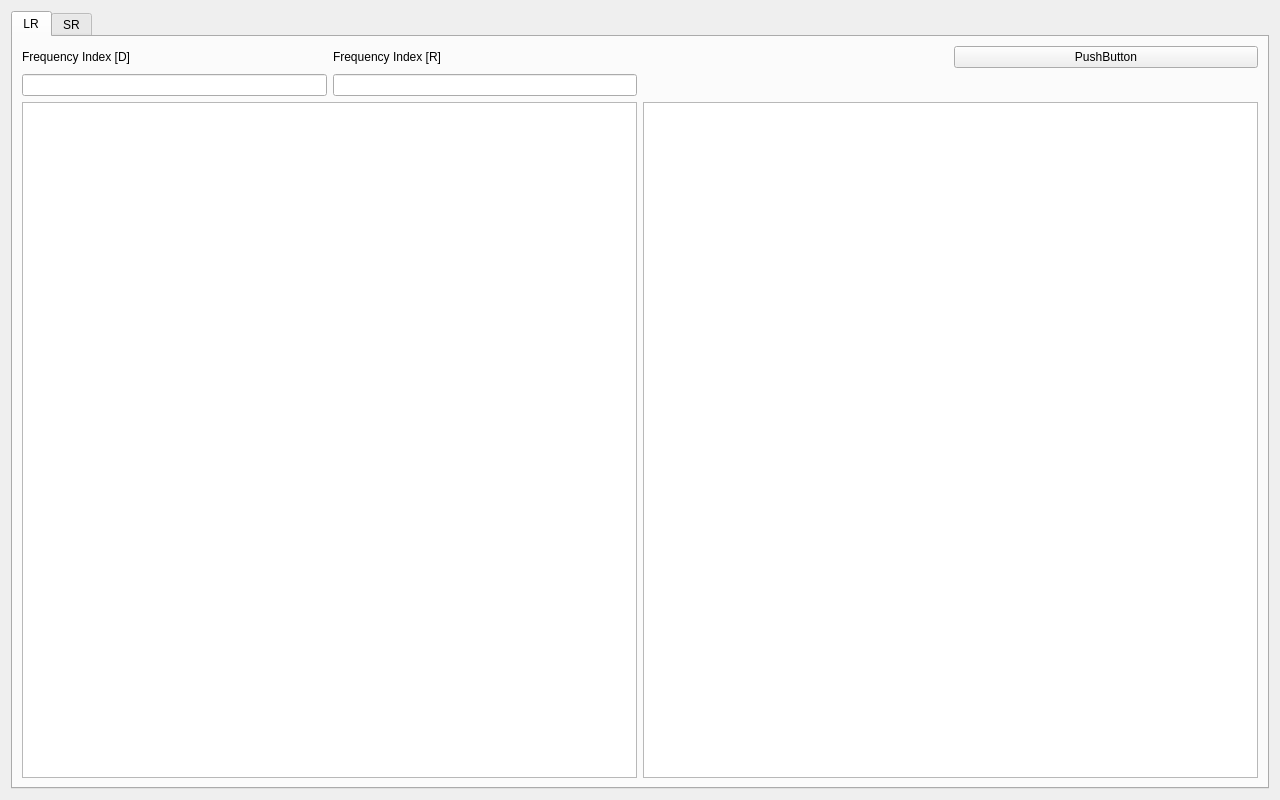
<?xml version="1.0" encoding="UTF-8"?>
<ui version="4.0">
 <class>Form</class>
 <widget class="QWidget" name="Form">
  <property name="geometry">
   <rect>
    <x>0</x>
    <y>0</y>
    <width>1280</width>
    <height>800</height>
   </rect>
  </property>
  <property name="windowTitle">
   <string>FFT Ch Magnitude</string>
  </property>
  <layout class="QGridLayout" name="gridLayout">
   <item row="0" column="0">
    <widget class="QTabWidget" name="tabWidget">
     <property name="currentIndex">
      <number>0</number>
     </property>
     <widget class="QWidget" name="tab">
      <attribute name="title">
       <string>LR</string>
      </attribute>
      <layout class="QGridLayout" name="gridLayout_3">
       <item row="0" column="0">
        <layout class="QGridLayout" name="gridLayout_2">
         <item row="0" column="3">
          <widget class="QPushButton" name="pushButton">
           <property name="text">
            <string>PushButton</string>
           </property>
          </widget>
         </item>
         <item row="0" column="2">
          <widget class="QLabel" name="label">
           <property name="text">
            <string/>
           </property>
          </widget>
         </item>
         <item row="0" column="1">
          <widget class="QLabel" name="label_D">
           <property name="text">
            <string>Frequency Index [R]</string>
           </property>
          </widget>
         </item>
         <item row="0" column="0">
          <widget class="QLabel" name="label_R">
           <property name="text">
            <string>Frequency Index [D]</string>
           </property>
          </widget>
         </item>
         <item row="3" column="2" colspan="2">
          <widget class="GraphicsLayoutWidget" name="graphicsView_D"/>
         </item>
         <item row="2" column="0">
          <widget class="QLineEdit" name="lineEdit_D"/>
         </item>
         <item row="2" column="3">
          <spacer name="horizontalSpacer_2">
           <property name="orientation">
            <enum>Qt::Horizontal</enum>
           </property>
           <property name="sizeHint" stdset="0">
            <size>
             <width>40</width>
             <height>20</height>
            </size>
           </property>
          </spacer>
         </item>
         <item row="3" column="0" colspan="2">
          <widget class="GraphicsLayoutWidget" name="graphicsView_R"/>
         </item>
         <item row="2" column="2">
          <spacer name="horizontalSpacer">
           <property name="orientation">
            <enum>Qt::Horizontal</enum>
           </property>
           <property name="sizeHint" stdset="0">
            <size>
             <width>40</width>
             <height>20</height>
            </size>
           </property>
          </spacer>
         </item>
         <item row="2" column="1">
          <widget class="QLineEdit" name="lineEdit_R"/>
         </item>
        </layout>
       </item>
      </layout>
     </widget>
     <widget class="QWidget" name="tab_2">
      <attribute name="title">
       <string>SR</string>
      </attribute>
      <layout class="QGridLayout" name="gridLayout_5">
       <item row="0" column="0">
        <layout class="QGridLayout" name="gridLayout_4">
         <item row="0" column="3">
          <widget class="QPushButton" name="pushButton_2">
           <property name="text">
            <string>PushButton</string>
           </property>
          </widget>
         </item>
         <item row="0" column="2">
          <widget class="QLabel" name="label_2">
           <property name="text">
            <string/>
           </property>
          </widget>
         </item>
         <item row="0" column="1">
          <widget class="QLabel" name="label_D_2">
           <property name="text">
            <string>Frequency Index [R]</string>
           </property>
          </widget>
         </item>
         <item row="0" column="0">
          <widget class="QLabel" name="label_R_2">
           <property name="text">
            <string>Frequency Index [D]</string>
           </property>
          </widget>
         </item>
         <item row="3" column="2" colspan="2">
          <widget class="GraphicsLayoutWidget" name="graphicsView_D_2"/>
         </item>
         <item row="2" column="0">
          <widget class="QLineEdit" name="lineEdit_D_2"/>
         </item>
         <item row="2" column="3">
          <spacer name="horizontalSpacer_3">
           <property name="orientation">
            <enum>Qt::Horizontal</enum>
           </property>
           <property name="sizeHint" stdset="0">
            <size>
             <width>40</width>
             <height>20</height>
            </size>
           </property>
          </spacer>
         </item>
         <item row="3" column="0" colspan="2">
          <widget class="GraphicsLayoutWidget" name="graphicsView_R_2"/>
         </item>
         <item row="2" column="2">
          <spacer name="horizontalSpacer_4">
           <property name="orientation">
            <enum>Qt::Horizontal</enum>
           </property>
           <property name="sizeHint" stdset="0">
            <size>
             <width>40</width>
             <height>20</height>
            </size>
           </property>
          </spacer>
         </item>
         <item row="2" column="1">
          <widget class="QLineEdit" name="lineEdit_R_2"/>
         </item>
        </layout>
       </item>
      </layout>
     </widget>
    </widget>
   </item>
  </layout>
 </widget>
 <customwidgets>
  <customwidget>
   <class>GraphicsLayoutWidget</class>
   <extends>QGraphicsView</extends>
   <header>pyqtgraph</header>
  </customwidget>
 </customwidgets>
 <resources/>
 <connections/>
</ui>
